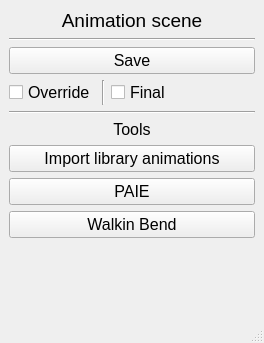
<?xml version="1.0" encoding="UTF-8"?>
<ui version="4.0">
 <class>MainWindow</class>
 <widget class="QMainWindow" name="MainWindow">
  <property name="geometry">
   <rect>
    <x>0</x>
    <y>0</y>
    <width>260</width>
    <height>343</height>
   </rect>
  </property>
  <property name="windowTitle">
   <string>MainWindow</string>
  </property>
  <property name="styleSheet">
   <string notr="true"/>
  </property>
  <widget class="QWidget" name="centralwidget">
   <property name="styleSheet">
    <string notr="true"/>
   </property>
   <layout class="QVBoxLayout" name="verticalLayout_2">
    <item>
     <layout class="QVBoxLayout" name="verticalLayout">
      <item>
       <widget class="QLabel" name="label">
        <property name="font">
         <font>
          <pointsize>14</pointsize>
         </font>
        </property>
        <property name="whatsThis">
         <string/>
        </property>
        <property name="styleSheet">
         <string notr="true"/>
        </property>
        <property name="text">
         <string>Animation scene</string>
        </property>
        <property name="textFormat">
         <enum>Qt::AutoText</enum>
        </property>
        <property name="scaledContents">
         <bool>true</bool>
        </property>
        <property name="alignment">
         <set>Qt::AlignCenter</set>
        </property>
       </widget>
      </item>
      <item>
       <widget class="Line" name="line_2">
        <property name="orientation">
         <enum>Qt::Horizontal</enum>
        </property>
       </widget>
      </item>
      <item>
       <widget class="QPushButton" name="save_btn">
        <property name="enabled">
         <bool>true</bool>
        </property>
        <property name="sizePolicy">
         <sizepolicy hsizetype="Expanding" vsizetype="Fixed">
          <horstretch>0</horstretch>
          <verstretch>0</verstretch>
         </sizepolicy>
        </property>
        <property name="minimumSize">
         <size>
          <width>0</width>
          <height>0</height>
         </size>
        </property>
        <property name="sizeIncrement">
         <size>
          <width>60</width>
          <height>60</height>
         </size>
        </property>
        <property name="baseSize">
         <size>
          <width>60</width>
          <height>650</height>
         </size>
        </property>
        <property name="font">
         <font>
          <pointsize>12</pointsize>
         </font>
        </property>
        <property name="styleSheet">
         <string notr="true"/>
        </property>
        <property name="text">
         <string>Save</string>
        </property>
       </widget>
      </item>
      <item>
       <layout class="QHBoxLayout" name="horizontalLayout">
        <item>
         <widget class="QCheckBox" name="override_checkBox">
          <property name="sizePolicy">
           <sizepolicy hsizetype="Expanding" vsizetype="Fixed">
            <horstretch>0</horstretch>
            <verstretch>0</verstretch>
           </sizepolicy>
          </property>
          <property name="minimumSize">
           <size>
            <width>40</width>
            <height>0</height>
           </size>
          </property>
          <property name="maximumSize">
           <size>
            <width>130</width>
            <height>16777215</height>
           </size>
          </property>
          <property name="font">
           <font>
            <pointsize>12</pointsize>
           </font>
          </property>
          <property name="styleSheet">
           <string notr="true"/>
          </property>
          <property name="text">
           <string>Override</string>
          </property>
         </widget>
        </item>
        <item>
         <widget class="Line" name="line_3">
          <property name="orientation">
           <enum>Qt::Vertical</enum>
          </property>
         </widget>
        </item>
        <item>
         <widget class="QCheckBox" name="final_checkBox">
          <property name="sizePolicy">
           <sizepolicy hsizetype="Expanding" vsizetype="Fixed">
            <horstretch>0</horstretch>
            <verstretch>0</verstretch>
           </sizepolicy>
          </property>
          <property name="minimumSize">
           <size>
            <width>0</width>
            <height>0</height>
           </size>
          </property>
          <property name="maximumSize">
           <size>
            <width>100</width>
            <height>16777215</height>
           </size>
          </property>
          <property name="font">
           <font>
            <pointsize>12</pointsize>
           </font>
          </property>
          <property name="styleSheet">
           <string notr="true"/>
          </property>
          <property name="text">
           <string>Final</string>
          </property>
         </widget>
        </item>
        <item>
         <spacer name="horizontalSpacer_2">
          <property name="orientation">
           <enum>Qt::Horizontal</enum>
          </property>
          <property name="sizeHint" stdset="0">
           <size>
            <width>40</width>
            <height>20</height>
           </size>
          </property>
         </spacer>
        </item>
       </layout>
      </item>
      <item>
       <widget class="Line" name="line">
        <property name="orientation">
         <enum>Qt::Horizontal</enum>
        </property>
       </widget>
      </item>
      <item>
       <widget class="QLabel" name="label_3">
        <property name="font">
         <font>
          <pointsize>12</pointsize>
         </font>
        </property>
        <property name="whatsThis">
         <string/>
        </property>
        <property name="styleSheet">
         <string notr="true"/>
        </property>
        <property name="text">
         <string>Tools</string>
        </property>
        <property name="textFormat">
         <enum>Qt::AutoText</enum>
        </property>
        <property name="scaledContents">
         <bool>true</bool>
        </property>
        <property name="alignment">
         <set>Qt::AlignCenter</set>
        </property>
       </widget>
      </item>
      <item>
       <widget class="QPushButton" name="import_lybrary_animation_btn">
        <property name="enabled">
         <bool>true</bool>
        </property>
        <property name="sizePolicy">
         <sizepolicy hsizetype="Expanding" vsizetype="Fixed">
          <horstretch>0</horstretch>
          <verstretch>0</verstretch>
         </sizepolicy>
        </property>
        <property name="minimumSize">
         <size>
          <width>0</width>
          <height>0</height>
         </size>
        </property>
        <property name="sizeIncrement">
         <size>
          <width>60</width>
          <height>60</height>
         </size>
        </property>
        <property name="baseSize">
         <size>
          <width>60</width>
          <height>650</height>
         </size>
        </property>
        <property name="font">
         <font>
          <pointsize>12</pointsize>
         </font>
        </property>
        <property name="styleSheet">
         <string notr="true"/>
        </property>
        <property name="text">
         <string>Import library animations</string>
        </property>
       </widget>
      </item>
      <item>
       <widget class="QPushButton" name="paie_btn">
        <property name="enabled">
         <bool>true</bool>
        </property>
        <property name="sizePolicy">
         <sizepolicy hsizetype="Expanding" vsizetype="Fixed">
          <horstretch>0</horstretch>
          <verstretch>0</verstretch>
         </sizepolicy>
        </property>
        <property name="minimumSize">
         <size>
          <width>0</width>
          <height>0</height>
         </size>
        </property>
        <property name="sizeIncrement">
         <size>
          <width>60</width>
          <height>60</height>
         </size>
        </property>
        <property name="baseSize">
         <size>
          <width>60</width>
          <height>650</height>
         </size>
        </property>
        <property name="font">
         <font>
          <pointsize>12</pointsize>
         </font>
        </property>
        <property name="styleSheet">
         <string notr="true"/>
        </property>
        <property name="text">
         <string>PAIE</string>
        </property>
       </widget>
      </item>
      <item>
       <widget class="QPushButton" name="walkin_bend_btn">
        <property name="enabled">
         <bool>true</bool>
        </property>
        <property name="sizePolicy">
         <sizepolicy hsizetype="Expanding" vsizetype="Fixed">
          <horstretch>0</horstretch>
          <verstretch>0</verstretch>
         </sizepolicy>
        </property>
        <property name="minimumSize">
         <size>
          <width>0</width>
          <height>0</height>
         </size>
        </property>
        <property name="sizeIncrement">
         <size>
          <width>60</width>
          <height>60</height>
         </size>
        </property>
        <property name="baseSize">
         <size>
          <width>60</width>
          <height>650</height>
         </size>
        </property>
        <property name="font">
         <font>
          <pointsize>12</pointsize>
         </font>
        </property>
        <property name="styleSheet">
         <string notr="true"/>
        </property>
        <property name="text">
         <string>Walkin Bend</string>
        </property>
       </widget>
      </item>
      <item>
       <spacer name="verticalSpacer">
        <property name="styleSheet">
         <string/>
        </property>
        <property name="orientation">
         <enum>Qt::Vertical</enum>
        </property>
        <property name="sizeHint" stdset="0">
         <size>
          <width>246</width>
          <height>61</height>
         </size>
        </property>
       </spacer>
      </item>
     </layout>
    </item>
   </layout>
  </widget>
  <widget class="QMenuBar" name="menubar">
   <property name="geometry">
    <rect>
     <x>0</x>
     <y>0</y>
     <width>260</width>
     <height>18</height>
    </rect>
   </property>
  </widget>
  <widget class="QStatusBar" name="statusbar"/>
 </widget>
 <resources/>
 <connections/>
</ui>
